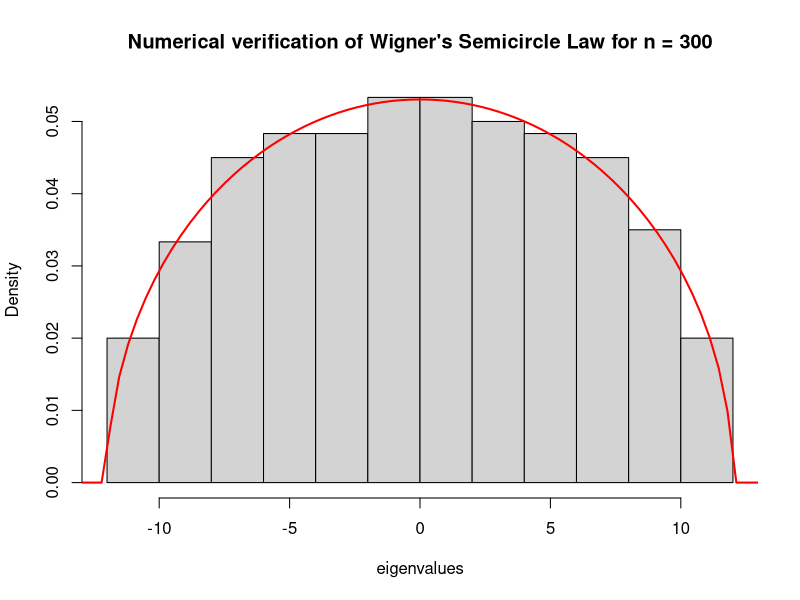

Generate this figure with R:
library(ggplot2)

##Random Sample Generator of Gaussian Orthogonal Ensembles
rGOE <- function(n,sigma,seed = NA){
  if (!(is.na(seed))) {set.seed(seed)}
  H <- matrix(rnorm(n^2),nrow=n,ncol = n)
  GOE <- sigma/sqrt(2*n)*(H+t(H))
  return(GOE)
}
##Numerical Simulation for Wigner's Semicircle Law
sigma = 6
n = 300
H = rGOE(n,sigma,123)
eigenvalues <- (eigen(H,only.values = T)$values)


semicircle <- function(x) {
  y <- sqrt(pmax(0, 4*sigma^2- x^2)) / (sigma^2 * 2*pi)
  return(y)
}
hist(eigenvalues,freq=F,main = paste("Numerical verification of Wigner's Semicircle Law for n =", as.character(n)) )
curve(semicircle, from = min(eigenvalues)-5, to = max(eigenvalues)+5, add = TRUE, col = "red", lwd = 2)

